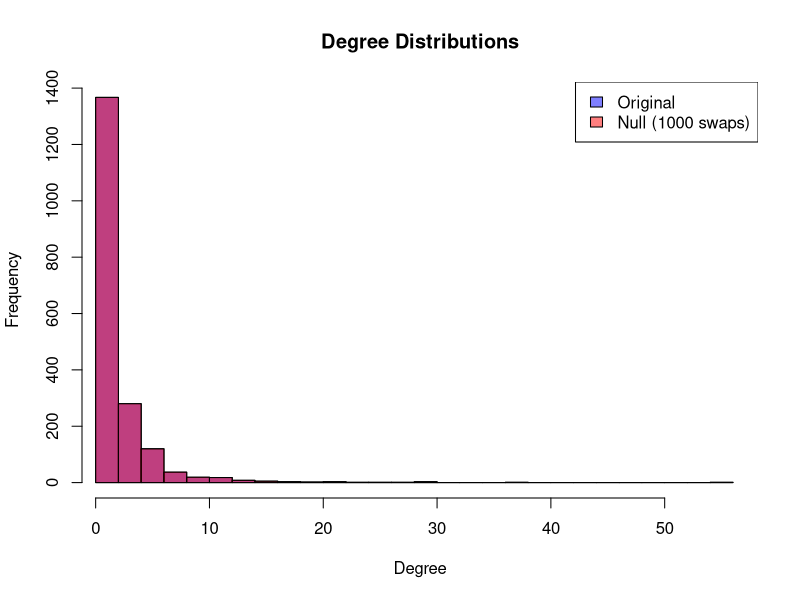

The R script that drew this image:
# Perform 1, 000 edge swaps, creating a null version of the network
# in http://www.networkatlas.eu/exercises/19/1/data.txt. Make
# sure you don’t create parallel edges. Calculate the Kolmogorov-
# Smirnov distance between the two degree distributions. Can you
# tell the difference?

library(here)
library(igraph)

# Reading data and create the graph
edges <- read.table("data.txt", header=FALSE)
nodes <- unique(c(edges$V1, edges$V2))
node_map <- setNames(seq_along(nodes), nodes)
edges_mapped <- as.data.frame(lapply(edges, function(col) node_map[as.character(col)]))
g <- graph_from_edgelist(as.matrix(edges_mapped), directed=FALSE)

# Solution 

# Performing 1,000 edge swaps (null model)
set.seed(42)
g_null <- rewire(g, with = keeping_degseq(niter = 1000))

# Kolmogorov-Smirnov test
deg_orig <- degree(g)
deg_null <- degree(g_null)
ks <- ks.test(deg_orig, deg_null)
cat("Kolmogorov-Smirnov D-statistic:", ks$statistic, "\n")
cat("p-value:", ks$p.value, "\n")

################################################################################
# Optional 
# Creating a graph

hist(deg_orig, breaks=30, col=rgb(0,0,1,0.5), xlim=range(c(deg_orig, deg_null)), 
     main="Degree Distributions", xlab="Degree")
hist(deg_null, breaks=30, col=rgb(1,0,0,0.5), add=TRUE)
legend("topright", legend=c("Original", "Null (1000 swaps)"), 
       fill=c(rgb(0,0,1,0.5), rgb(1,0,0,0.5)))
################################################################################